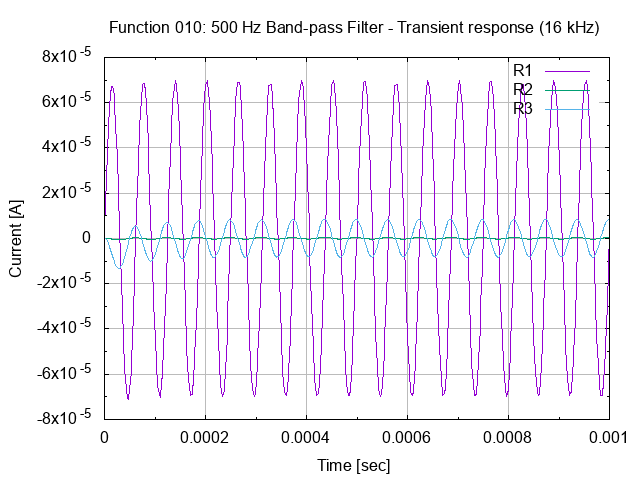

The gnuplot source for this figure:
# set terminal
set term png

# set graph
set output "26.010.00.02.02.png"
set title "Function 010: 500 Hz Band-pass Filter - Transient response (16 kHz)"

# setup Y-axis
set grid ytics lt 1 lw 1 lc rgb "#bbbbbb"
set mytics
set ylabel "Current [A]"

# setup X-axis
set grid xtics lt 1 lw 1 lc rgb "#bbbbbb"
set mxtics
set xrange [0:0.001]
set xlabel "Time [sec]"

# setup plot style
set style data lines
plot '26.010.00.02.02.dat' using 1:2 title "R1", \
     '26.010.00.02.02.dat' using 1:3 title "R2", \
     '26.010.00.02.02.dat' using 1:4 title "R3"

# set output back to default
set output

# reset terminal type
set terminal pop
